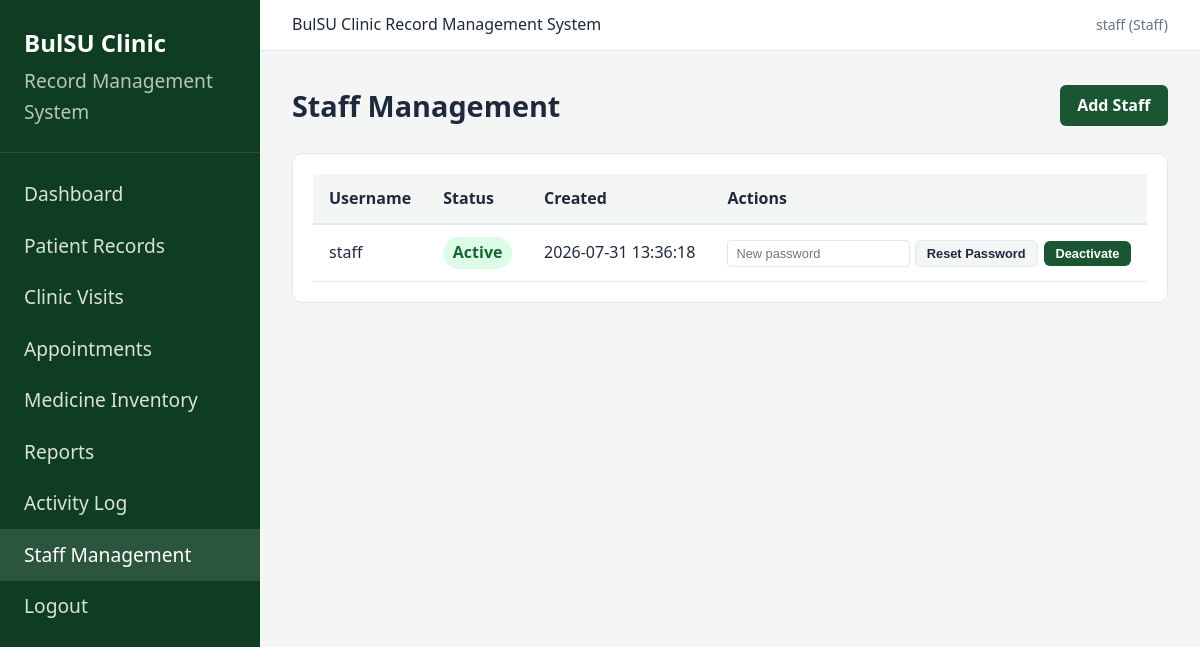
Page /staff/ (signed in) on the committed database.
### tables this page shows
CREATE TABLE users (
            id INTEGER PRIMARY KEY AUTOINCREMENT,
            username TEXT UNIQUE NOT NULL,
            password TEXT NOT NULL,
            role TEXT NOT NULL CHECK(role IN ('staff', 'patient')),
            is_active INTEGER DEFAULT 1,
            created_at TEXT DEFAULT CURRENT_TIMESTAMP
        );

### controllers/activity_controller.py (the view)
@staff_bp.route("/")
@staff_required
def list_staff():
    staff_list = UserModel.get_all_staff()
    return render_template("staff/staff_mgmt/list.html", staff_list=staff_list)

### models/database.py (called while the page is built)
def get_db():
    conn = sqlite3.connect(Config.DATABASE)
    conn.row_factory = sqlite3.Row
    conn.execute("PRAGMA foreign_keys = ON")
    return conn

### models/user.py (called while the page is built)
    @staticmethod
    def get_all_staff():
        conn = get_db()
        rows = conn.execute(
            "SELECT id, username, role, is_active, created_at FROM users WHERE role = 'staff'"
        ).fetchall()
        conn.close()
        return [dict(row) for row in rows]

### views/templates/staff/staff_mgmt/list.html (shortened to what this page needs)
{% extends "base.html" %}
{% block content %}
<div class="page-header">
    <h1>Staff Management</h1>
    <a href="{{ url_for('staff_mgmt.add_staff') }}" class="btn btn-primary">Add Staff</a>
</div>
<div class="card">
    <div class="table-wrap">
        <table>
            <thead>
                <tr><th>Username</th><th>Status</th><th>Created</th><th>Actions</th></tr>
            </thead>
            <tbody>
                {% for s in staff_list %}
                <tr>
                    <td>{{ s.username }}</td>
                    <td>
                        {% if s.is_active %}
                        <span class="badge badge-approved">Active</span>
                        {% else %}
                        <span class="badge badge-rejected">Inactive</span>
                        {% endif %}
                    </td>
                    <td>{{ s.created_at }}</td>
                    <td>
                        <div class="btn-group">
                            <form method="POST" action="{{ url_for('staff_mgmt.reset_password', user_id=s.id) }}" style="display:inline;">
                                <input type="password" name="new_password" placeholder="New password" required style="padding:0.3rem 0.5rem;font-size:0.8rem;border:1px solid #e2e8f0;border-radius:4px;">
                                <button type="submit" class="btn btn-secondary btn-sm">Reset Password</button>
                            </form>
                            <form method="POST" action="{{ url_for('staff_mgmt.toggle_staff', user_id=s.id) }}" style="display:inline;">
                                <button type="submit" class="btn btn-primary btn-sm">{{ 'Deactivate' if s.is_active else 'Activate' }}</button>
                            </form>
                        </div>
                    </td>
                </tr>
                {% else %}
                <tr><td colspan="4" class="empty-state">No staff accounts.</td></tr>
                {% endfor %}
            </tbody>
        </table>
    </div>
</div>
{% endblock %}

### views/static/css/style.css (style rules this page uses)
:root { --primary: #1a5632; --primary-dark: #0f3d22; --primary-light: #2d7a4a; --accent: #c8a415; --bg: #f4f6f5; --card: #ffffff; --text: #1e293b; --muted: #64748b; --border: #e2e8f0; --danger: #dc2626; --warning: #d97706; --success: #16a34a; --info: #2563eb; }
* { box-sizing: border-box; margin: 0; padding: 0; }
body { font-family: 'Segoe UI', Tahoma, Geneva, Verdana, sans-serif; background: var(--bg); color: var(--text); line-height: 1.6; }
a { color: var(--primary); text-decoration: none; }
.page-header { margin-bottom: 1.5rem; display: flex; justify-content: space-between; align-items: center; flex-wrap: wrap; gap: 1rem; }
.page-header h1 { font-size: 1.8rem; font-weight: 700; }
.card { background: var(--card); border: 1px solid var(--border); border-radius: 10px; padding: 1.25rem; margin-bottom: 1.25rem; }
.table-wrap { overflow-x: auto; }
table { width: 100%; border-collapse: collapse; font-size: 1rem; }
thead th { background: var(--bg); padding: 0.75rem 1rem; text-align: left; font-weight: 600; border-bottom: 2px solid var(--border); white-space: nowrap; }
tbody td { padding: 0.75rem 1rem; border-bottom: 1px solid var(--border); vertical-align: middle; }
.btn { display: inline-block; padding: 0.5rem 1.1rem; border: none; border-radius: 6px; font-size: 1rem; font-weight: 600; cursor: pointer; text-decoration: none; transition: background 0.2s; }
.btn-primary { background: var(--primary); color: #fff; }
.btn-secondary { background: var(--bg); color: var(--text); border: 1px solid var(--border); }
.btn-sm { padding: 0.3rem 0.7rem; font-size: 0.8rem; }
.btn-group { display: flex; gap: 0.4rem; flex-wrap: wrap; }
.badge { display: inline-block; padding: 0.2rem 0.6rem; border-radius: 20px; font-size: 1rem; font-weight: 600; }
.badge-approved { background: #dcfce7; color: #166534; }

### rows in the picture
users: username "staff", shows "Active", created_at "2026-07-31 13:36:18", is_active "Deactivate"

### other values in the picture
{{ session.get('username') }} "staff"
